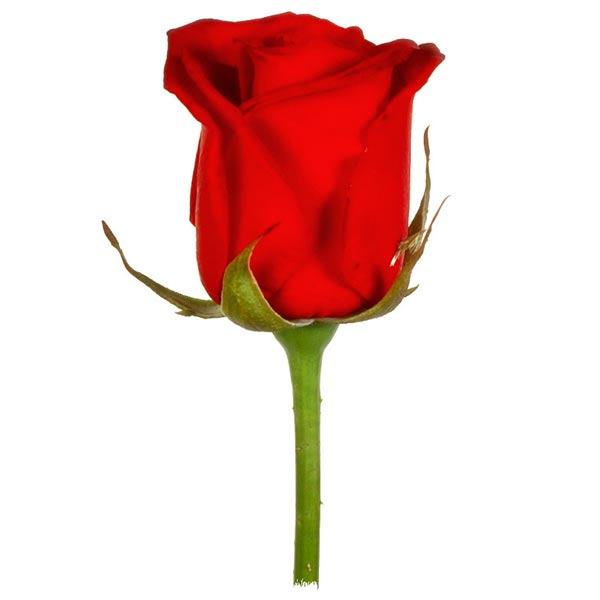
#> input picture LearningPath-DeepLearning/Part-1/rose.jpg, 600 x 600 px
$ python Pillow2-ColorManipulation.py
#> lines starting #> are read from the running program, lines starting #| are printed output that depends on the picture
from PIL import Image, ImageFilter, ImageEnhance


if __name__ =="__main__":
    rose_img = Image.open('rose.jpg')
#> rose_img is the input picture: PIL image 600x600 RGB; mean R, G, B 238.6, 206.6, 202.9

    grayscale = rose_img.convert('LA')
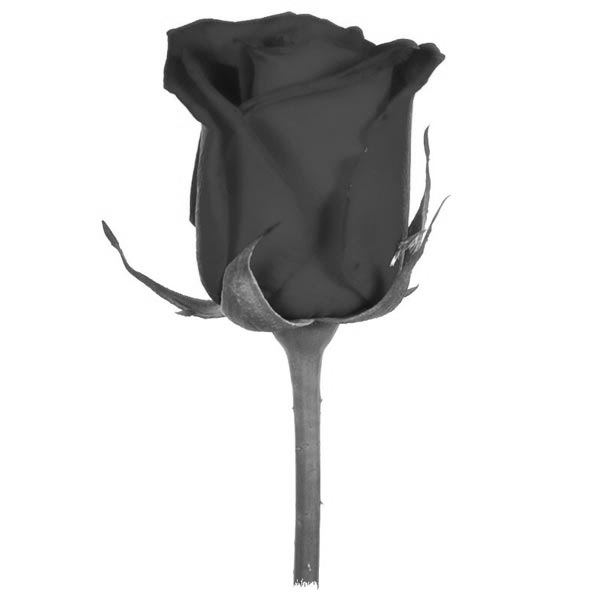
#> grayscale: PIL image 600x600 LA; mean R, G, B, A 215.7, 215.7, 215.7, 255
    #grayscale.show()

    edge_detect = rose_img.filter(ImageFilter.FIND_EDGES)
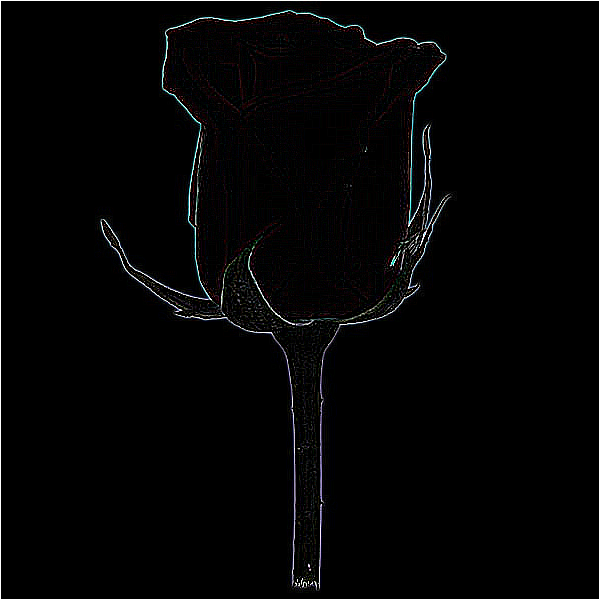
#> edge_detect: PIL image 600x600 RGB; mean R, G, B 4.8, 4.7, 5
    #edge_detect.show()

    contrast = ImageEnhance.Contrast(rose_img).enhance(1.5)
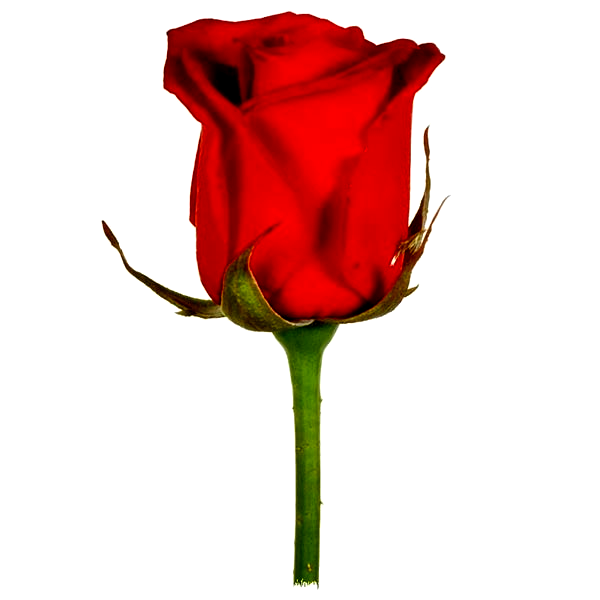
#> contrast: PIL image 600x600 RGB; mean R, G, B 234.7, 203.3, 200.4
    contrast.show();

    sharpness = ImageEnhance.Sharpness(rose_img).enhance(2)
    sharpness.show()
